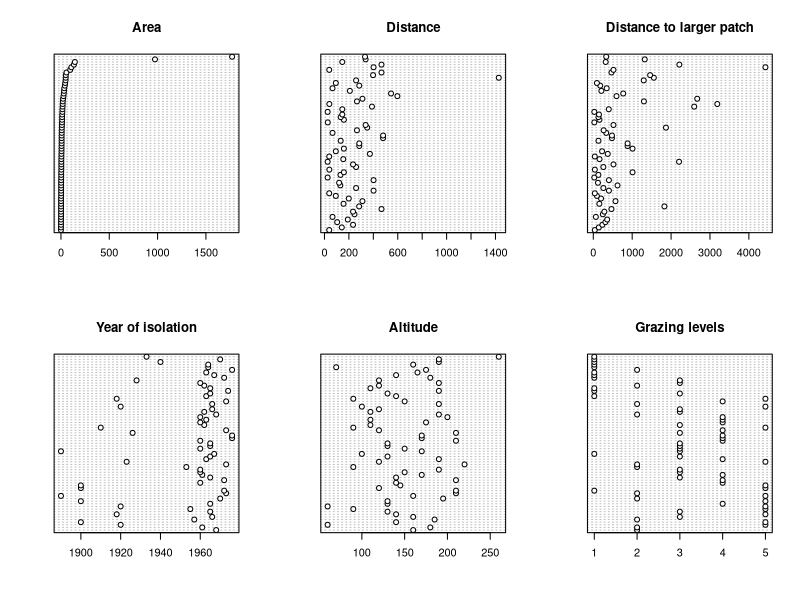
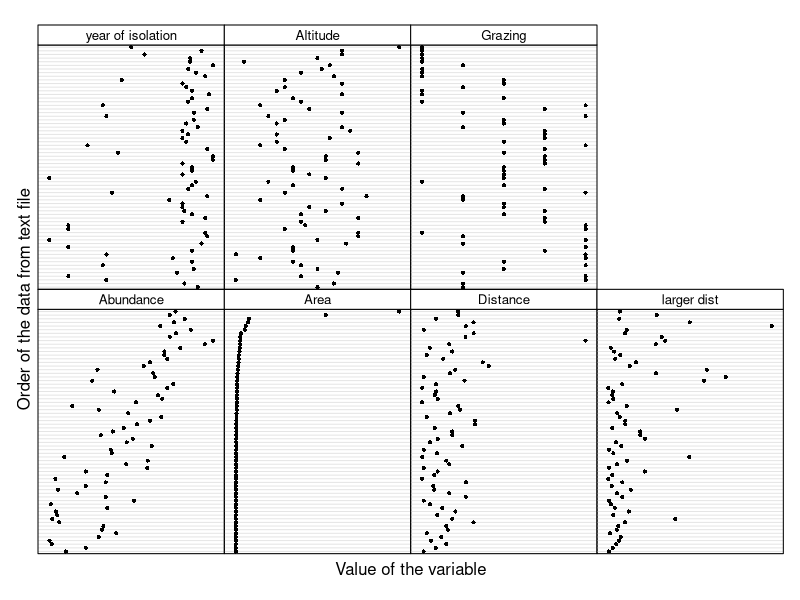
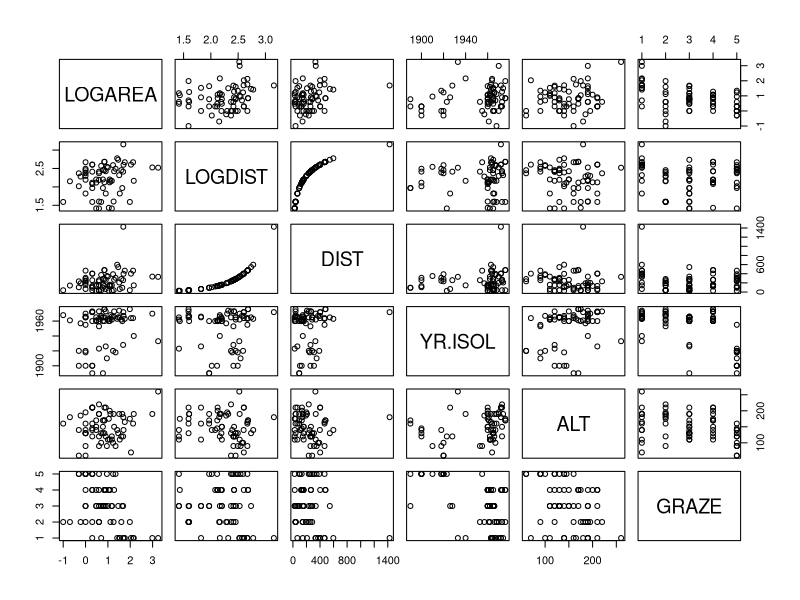
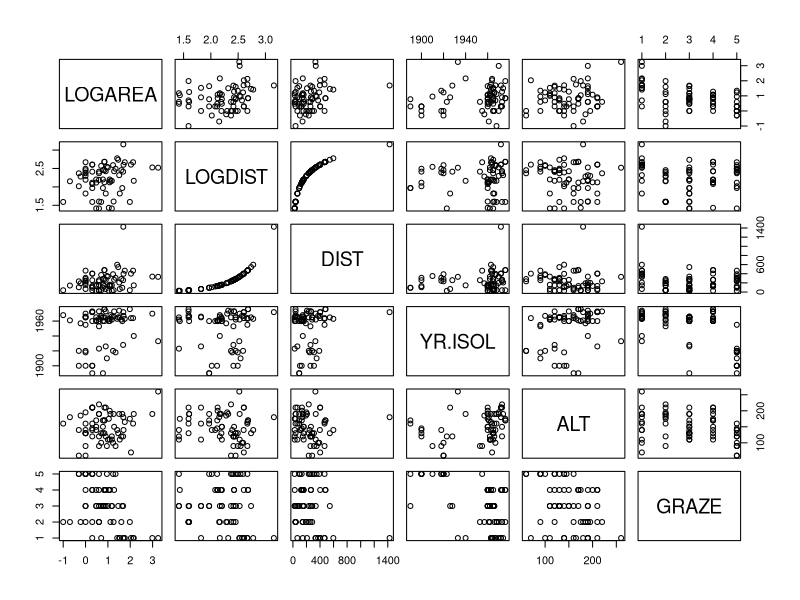
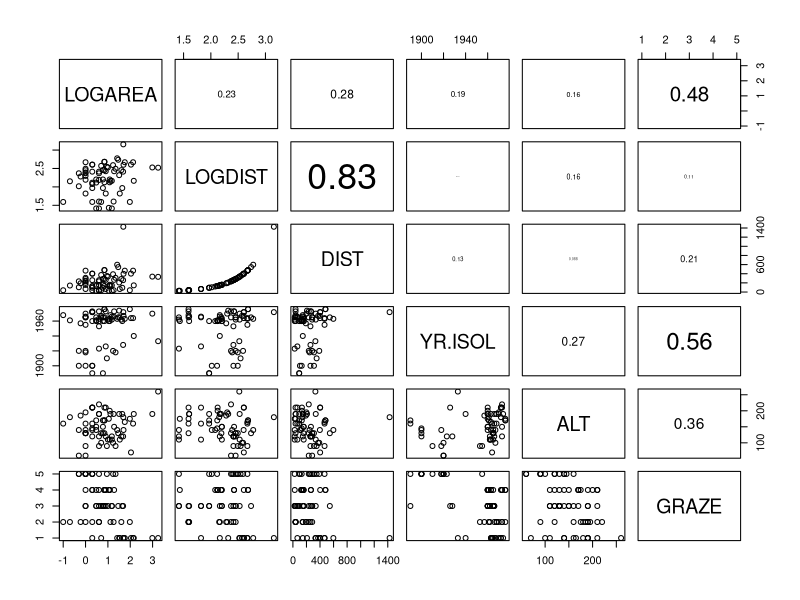
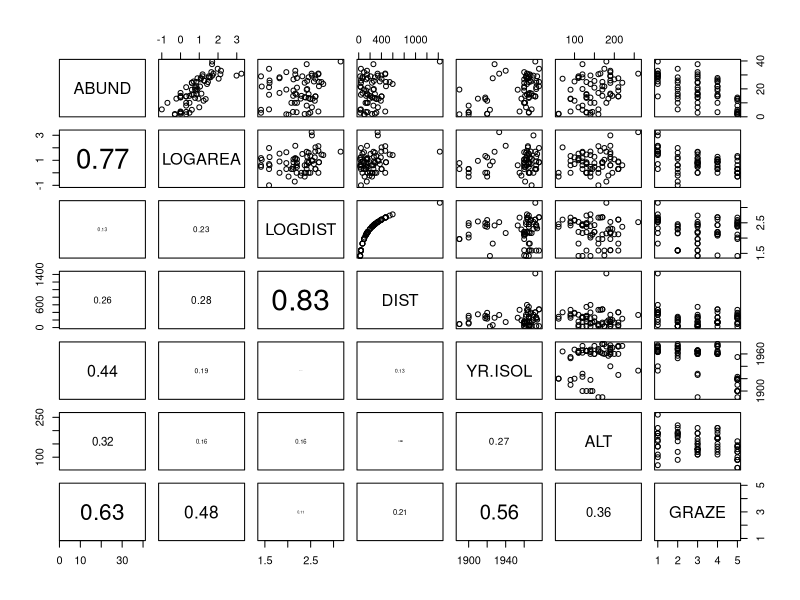
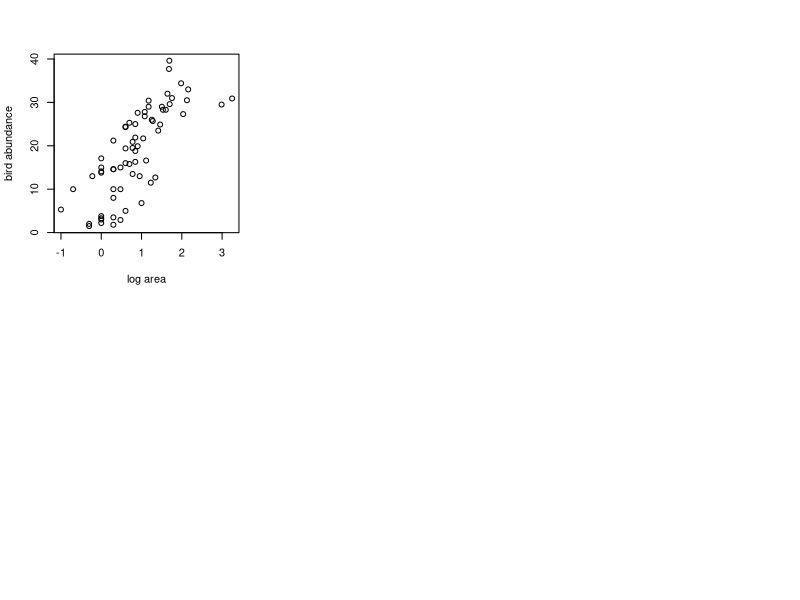
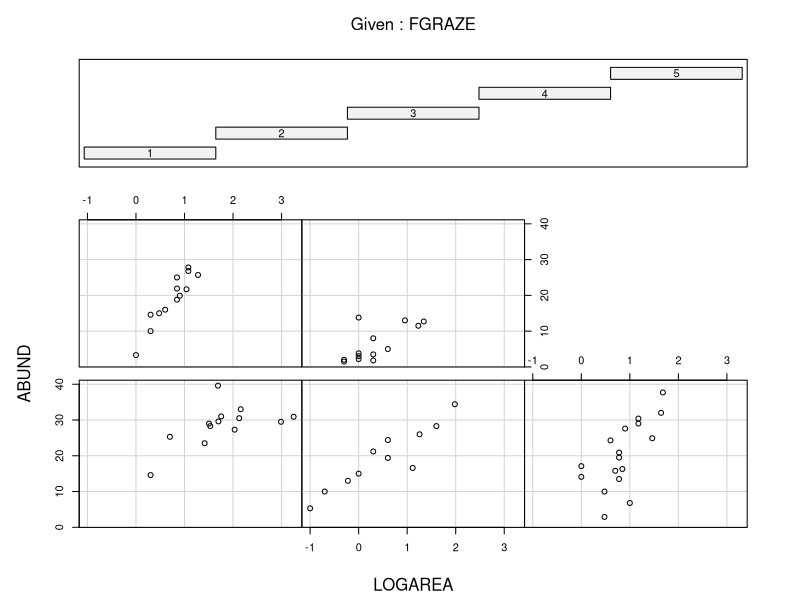

Here is the R script that generated these plots, in order:
## ---- chunk 1
knitr::opts_chunk$set(echo=TRUE, message = FALSE, warning = FALSE, eval = FALSE, cache = FALSE)
## ---- chunk 2
loyn <- read.table("./data/loyn.txt", header = TRUE, 
                   stringsAsFactors = TRUE)
str(loyn)

# 56 observations and 8 variables (from str())

summary(loyn)

# GRAZE is coded as numeric (i.e. 1,2,3,5)

# create a new factor variable variable FGRAZE which is a factor of GRAZE
loyn$FGRAZE <- factor(loyn$GRAZE)
## ---- chunk 3
table(loyn$FGRAZE)

# or use xtabs function
xtabs(~ FGRAZE, data = loyn)
## ---- chunk 4
# mean abundance of birds for each level of FGRAZE
tapply(loyn$ABUND, loyn$FGRAZE, mean, na.rm = TRUE)

# variance in the abundance of birds for each level of FGRAZE
tapply(loyn$ABUND, loyn$FGRAZE, var, na.rm = TRUE)

# minimum abundance of birds for each level of FGRAZE
tapply(loyn$ABUND, loyn$FGRAZE, min, na.rm = TRUE)

# maximum abundance of birds for each level of FGRAZE
tapply(loyn$ABUND, loyn$FGRAZE, max, na.rm = TRUE)

# OR use the summary function
tapply(loyn$ABUND, loyn$FGRAZE, summary, na.rm = TRUE)
## ---- chunk 5
# first split the plotting device into 2 rows
# and 3 columns
par(mfrow = c(2,3))

# now produce the plots
dotchart(loyn$AREA, main = "Area")
dotchart(loyn$DIST, main = "Distance")
dotchart(loyn$LDIST, main = "Distance to larger patch")
dotchart(loyn$YR.ISOL, main = "Year of isolation")
dotchart(loyn$ALT, main = "Altitude")
dotchart(loyn$GRAZE, main = "Grazing levels")
## ---- chunk 6
# A fancier version of a dotplot - just for fun!
Z <- cbind(loyn$ABUND, loyn$AREA, loyn$DIST,
           loyn$LDIST,loyn$YR.ISOL,loyn$ALT,
           loyn$GRAZE)

colnames(Z) <- c("Abundance", "Area","Distance",
                 "larger dist","year of isolation",
                 "Altitude", "Grazing")
                 
library(lattice)
dotplot(as.matrix(Z),
      groups=FALSE,
      strip = strip.custom(bg = 'white',
            par.strip.text = list(cex = 0.8)),
        scales = list(x = list(relation = "free"),
                      y = list(relation = "free"),
                      draw = FALSE),
        col=1, cex  =0.5, pch = 16,
        xlab = "Value of the variable",
        ylab = "Order of the data from text file")
## ---- chunk 7
# There appears to be two unusually large forest patches compared to the rest
# Also one potentially large distance in DIST
# One option would be to log10 transform AREA, DIST 
# log base 10 transform variables 

loyn$LOGAREA <- log10(loyn$AREA)
loyn$LOGDIST <- log10(loyn$DIST)

# check the dataframe
str(loyn)
## ---- chunk 8
# Vanilla pairs plot

pairs(loyn[,c("LOGAREA","LOGDIST","DIST",
               "YR.ISOL","ALT","GRAZE")])

# or first create a new dataframe and then use this 
# data frame with the pairs function

explan_vars <- loyn[,c("LOGAREA","LOGDIST","DIST",
               "YR.ISOL","ALT","GRAZE")]
pairs(explan_vars)
## ---- chunk 9
# And with correlations in the upper panel

# first need to define the panel.cor function
panel.cor <- function(x, y, digits = 2, prefix = "", cex.cor, ...){
    usr <- par("usr"); on.exit(par(usr))
    par(usr = c(0, 1, 0, 1))
    r <- abs(cor(x, y))
    txt <- format(c(r, 0.123456789), digits = digits)[1]
    txt <- paste0(prefix, txt)
    if(missing(cex.cor)) cex.cor <- 0.8/strwidth(txt)
    text(0.5, 0.5, txt, cex = cex.cor * r)
}

# then use the panel.cor function when we use pairs
pairs(loyn[,c("LOGAREA","LOGDIST","DIST",
               "YR.ISOL","ALT","GRAZE")],
      upper.panel = panel.cor)
## ---- chunk 10
pairs(loyn[,c("ABUND","LOGAREA","LOGDIST","DIST",
    	"YR.ISOL","ALT","GRAZE")],
      	lower.panel = panel.cor)
## ---- chunk 11
plot(loyn$LOGAREA, loyn$ABUND, xlab = "log area", ylab = "bird abundance")
## ---- chunk 12
# Interaction between LOGAREA and FGRAZE? 
# Do the slopes look similar or different? 
coplot(ABUND ~ LOGAREA | FGRAZE, data = loyn)
## ---- chunk 13
# Fancier version of the above plot 
# with a line of best fit included just for fun
coplot(ABUND ~ LOGAREA | FGRAZE,
      data = loyn,
        panel = function(x, y, ...) {
         tmp <- lm(y ~ x, na.action = na.omit)
         abline(tmp)
         points(x, y) })
